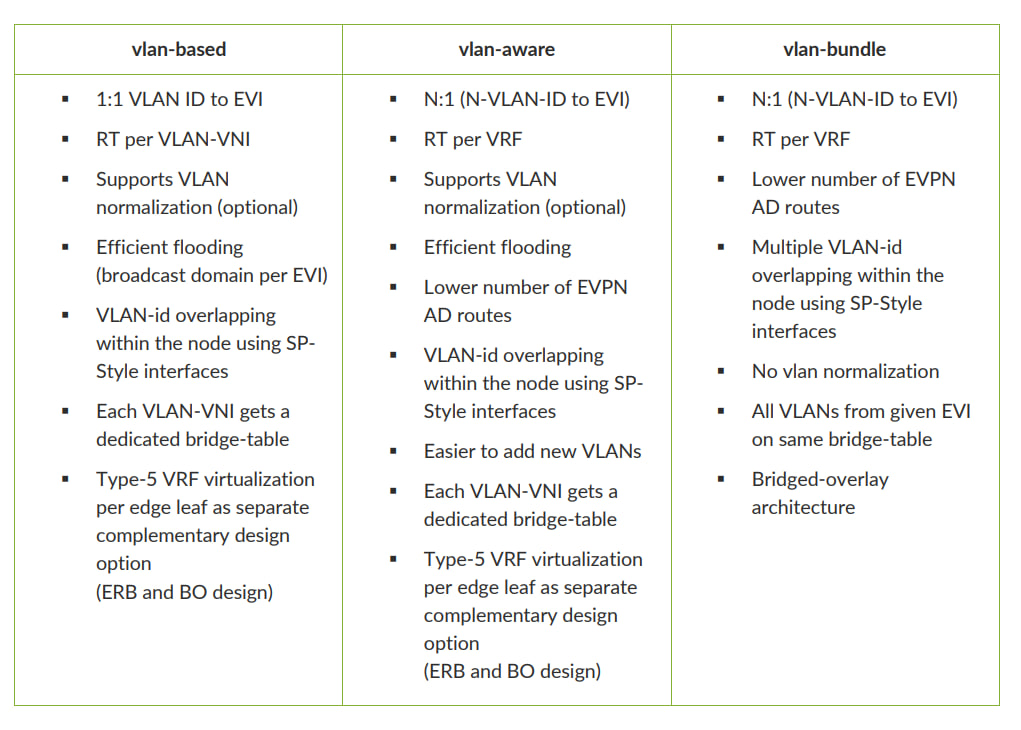
#> input picture images/network/evpn_1.jpg, 1021 x 730 px; its folder holds only this picture in this run
$ python resize_ss.py images/network/evpn_1.jpg images/network/evpn_2.jpg
#> lines starting #> are read from the running program, lines starting #| are printed output that depends on the picture
from PIL import Image
import os
import sys
import glob


def resize_screenshot(input_path, output_path):
#> called with input_path = 'images/network/evpn_1.jpg', output_path = 'images/network/evpn_2.jpg'
    try:
        if not os.path.exists(input_path):
            raise FileNotFoundError(f"File not found: {input_path}")

        if not input_path.lower().endswith(('.png', '.jpg', '.jpeg', '.webp')):
            raise ValueError("File must be an image (PNG/JPG/JPEG/WEBP)")

        try:
            img = Image.open(input_path)
#> img is the input picture: PIL image 1021x730 RGB; mean R, G, B 244.2, 244.6, 243.4
        except Exception as e:
            raise ValueError(f"Failed to open image: {e}")

        # Mobile-first approach
        max_width_desktop = 800
        max_width_mobile = 400  # Smaller size for mobile
        quality = 75  # Slightly lower quality for smaller file size

        # Create multiple sizes for responsive images
        sizes = [
            (max_width_mobile, "mobile"),
            (max_width_desktop, "desktop")
        ]

        for size, suffix in sizes:
            width_percent = size / float(img.size[0])
            new_height = int(float(img.size[1]) * float(width_percent))

            resized_img = img.resize((size, new_height), Image.Resampling.LANCZOS)

            # Add suffix to output filename
            base, ext = os.path.splitext(output_path)
            sized_output = f"{base}_{suffix}{ext}"

            os.makedirs(os.path.dirname(sized_output), exist_ok=True)

            # Use WebP for better compression
            if ext.lower() in ('.jpg', '.jpeg', '.png'):
                sized_output = sized_output.rsplit('.', 1)[0] + '.webp'
                resized_img.save(sized_output, 'WEBP', quality=quality)
            else:
                resized_img.save(sized_output, quality=quality)

            print(f"✔ Success: {sized_output} ({size}x{new_height}px)")
#> this loop made 2 passes
#> pass 1, in resize_screenshot, `resized_img = img.resize((size, new_height), Image.Resampling.LANCZOS)`:
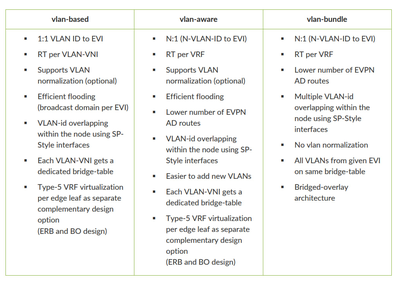
#> resized_img: PIL image 400x285 RGB; mean R, G, B 243.5, 243.9, 242.7
#> pass 2, in resize_screenshot, `resized_img = img.resize((size, new_height), Image.Resampling.LANCZOS)`:
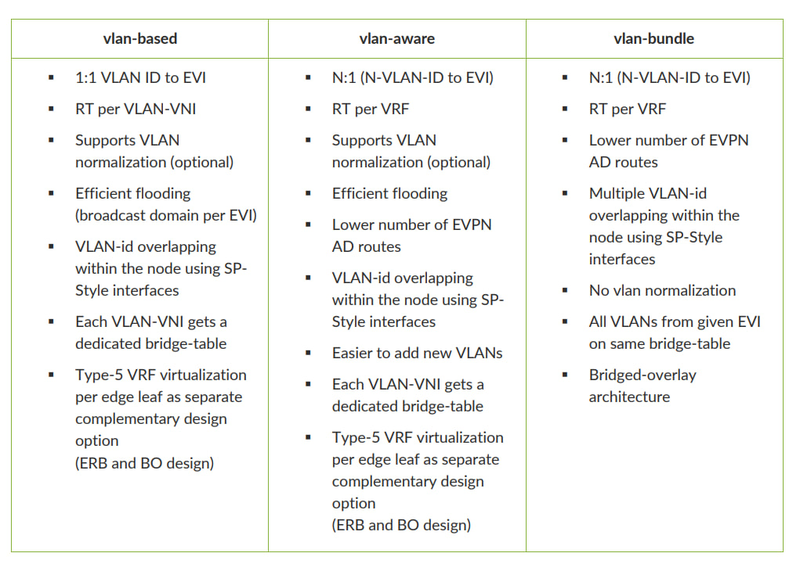
#> resized_img: PIL image 800x571 RGB; mean R, G, B 243.6, 244.1, 242.8

    except Exception as e:
        print(f"❌ Error: {str(e)}")
        sys.exit(1)


if __name__ == "__main__":
    if len(sys.argv) != 3:
        print("Usage: python resize_screenshot.py <input_file> <output_file>")
        print("Example: python resize_screenshot.py input.jpg output.jpg")
        sys.exit(1)

    resize_screenshot(sys.argv[1], sys.argv[2])

    # Process all images in the images directory
    for img_path in glob.glob("images/*.*"):
        if img_path.lower().endswith(('.png', '.jpg', '.jpeg', '.webp')):
            output_path = f"optimized/{os.path.basename(img_path)}"
            resize_screenshot(img_path, output_path)

$ run again, on images/network/evpn_2.jpg
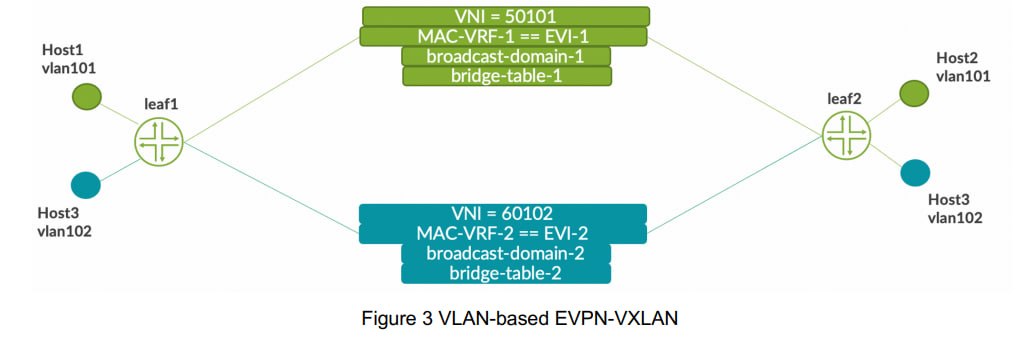
#> input picture images/network/evpn_2.jpg, 1016 x 362 px
#> in resize_screenshot, img is the input picture: PIL image 1016x362 RGB; mean R, G, B 232.1, 241.6, 235.8
#> the loop in resize_screenshot, `for size, suffix in sizes:` made 2 passes
#> pass 1, in resize_screenshot, `resized_img = img.resize((size, new_height), Image.Resampling.LANCZOS)`:
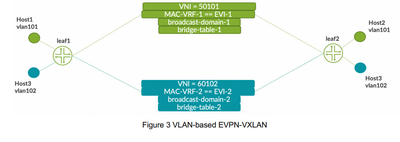
#> resized_img: PIL image 400x142 RGB; mean R, G, B 231.9, 241.5, 235.6
#> pass 2, in resize_screenshot, `resized_img = img.resize((size, new_height), Image.Resampling.LANCZOS)`:
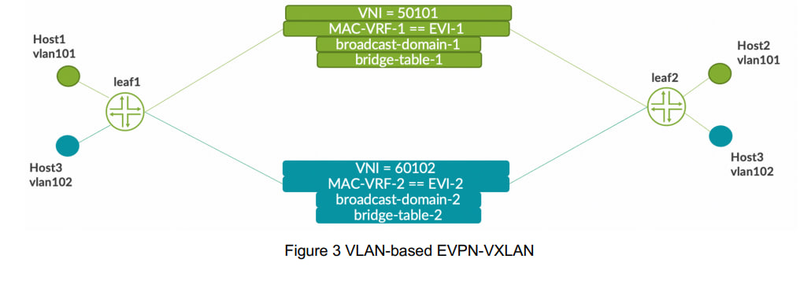
#> resized_img: PIL image 800x285 RGB; mean R, G, B 232, 241.6, 235.7

$ run again, on images/network/evpn_3.jpg
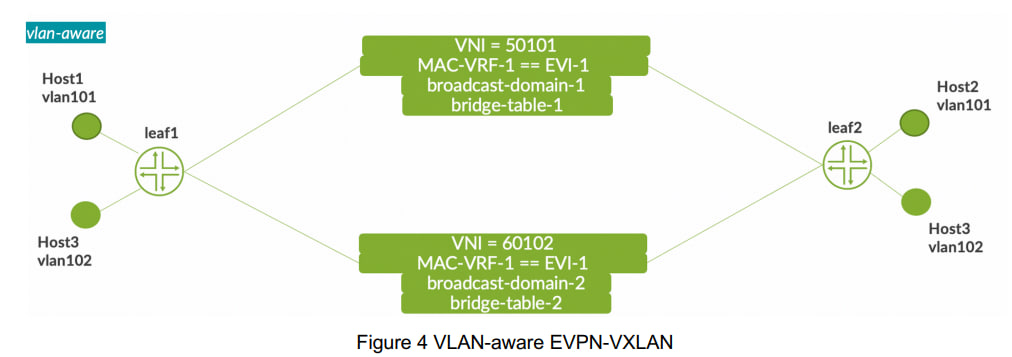
#> input picture images/network/evpn_3.jpg, 1012 x 357 px
#> in resize_screenshot, img is the input picture: PIL image 1012x357 RGB; mean R, G, B 237.5, 242.7, 229.2
#> the loop in resize_screenshot, `for size, suffix in sizes:` made 2 passes
#> pass 1, in resize_screenshot, `resized_img = img.resize((size, new_height), Image.Resampling.LANCZOS)`:
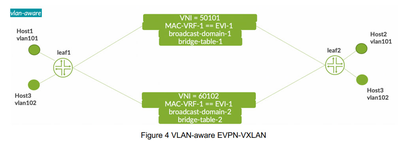
#> resized_img: PIL image 400x141 RGB; mean R, G, B 237.3, 242.6, 229
#> pass 2, in resize_screenshot, `resized_img = img.resize((size, new_height), Image.Resampling.LANCZOS)`:
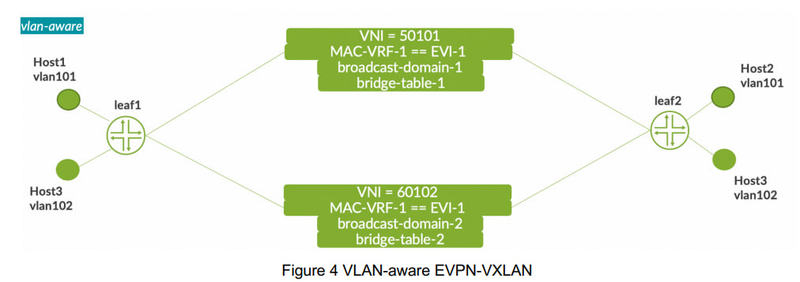
#> resized_img: PIL image 800x282 RGB; mean R, G, B 237.4, 242.6, 229.1
